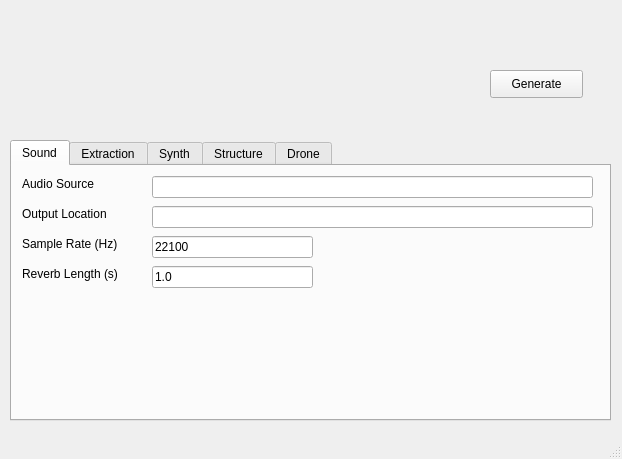
<?xml version="1.0" encoding="UTF-8"?>
<ui version="4.0">
 <class>MainWindow</class>
 <widget class="QMainWindow" name="MainWindow">
  <property name="geometry">
   <rect>
    <x>0</x>
    <y>0</y>
    <width>622</width>
    <height>459</height>
   </rect>
  </property>
  <property name="windowTitle">
   <string>SoundMusic</string>
  </property>
  <widget class="QWidget" name="centralwidget">
   <widget class="QLabel" name="label">
    <property name="geometry">
     <rect>
      <x>30</x>
      <y>20</y>
      <width>411</width>
      <height>111</height>
     </rect>
    </property>
    <property name="text">
     <string/>
    </property>
    <property name="pixmap">
     <pixmap>../docs/SoundMusic.png</pixmap>
    </property>
    <property name="scaledContents">
     <bool>true</bool>
    </property>
   </widget>
   <widget class="QTabWidget" name="tabWidget">
    <property name="geometry">
     <rect>
      <x>10</x>
      <y>140</y>
      <width>601</width>
      <height>281</height>
     </rect>
    </property>
    <property name="currentIndex">
     <number>0</number>
    </property>
    <widget class="QWidget" name="sound">
     <attribute name="title">
      <string>Sound</string>
     </attribute>
     <widget class="QLineEdit" name="eSampleRate">
      <property name="geometry">
       <rect>
        <x>140</x>
        <y>70</y>
        <width>161</width>
        <height>22</height>
       </rect>
      </property>
      <property name="text">
       <string>22100</string>
      </property>
      <property name="placeholderText">
       <string/>
      </property>
     </widget>
     <widget class="QLabel" name="label_2">
      <property name="geometry">
       <rect>
        <x>10</x>
        <y>70</y>
        <width>121</width>
        <height>16</height>
       </rect>
      </property>
      <property name="text">
       <string>Sample Rate (Hz)</string>
      </property>
     </widget>
     <widget class="QLabel" name="label_3">
      <property name="geometry">
       <rect>
        <x>10</x>
        <y>10</y>
        <width>121</width>
        <height>16</height>
       </rect>
      </property>
      <property name="text">
       <string>Audio Source</string>
      </property>
     </widget>
     <widget class="QLineEdit" name="eInput">
      <property name="geometry">
       <rect>
        <x>140</x>
        <y>10</y>
        <width>441</width>
        <height>22</height>
       </rect>
      </property>
      <property name="placeholderText">
       <string/>
      </property>
     </widget>
     <widget class="QLineEdit" name="eOutput">
      <property name="geometry">
       <rect>
        <x>140</x>
        <y>40</y>
        <width>441</width>
        <height>22</height>
       </rect>
      </property>
      <property name="text">
       <string/>
      </property>
      <property name="placeholderText">
       <string/>
      </property>
     </widget>
     <widget class="QLabel" name="label_4">
      <property name="geometry">
       <rect>
        <x>10</x>
        <y>40</y>
        <width>121</width>
        <height>16</height>
       </rect>
      </property>
      <property name="text">
       <string>Output Location</string>
      </property>
     </widget>
     <widget class="QLabel" name="label_5">
      <property name="geometry">
       <rect>
        <x>10</x>
        <y>100</y>
        <width>121</width>
        <height>16</height>
       </rect>
      </property>
      <property name="text">
       <string>Reverb Length (s)</string>
      </property>
     </widget>
     <widget class="QLineEdit" name="eVerbLen">
      <property name="geometry">
       <rect>
        <x>140</x>
        <y>100</y>
        <width>161</width>
        <height>22</height>
       </rect>
      </property>
      <property name="text">
       <string>1.0</string>
      </property>
      <property name="placeholderText">
       <string/>
      </property>
     </widget>
    </widget>
    <widget class="QWidget" name="extraction">
     <attribute name="title">
      <string>Extraction</string>
     </attribute>
     <widget class="QLineEdit" name="eMindB">
      <property name="geometry">
       <rect>
        <x>140</x>
        <y>10</y>
        <width>141</width>
        <height>22</height>
       </rect>
      </property>
      <property name="text">
       <string>0</string>
      </property>
      <property name="placeholderText">
       <string/>
      </property>
     </widget>
     <widget class="QLabel" name="label_6">
      <property name="geometry">
       <rect>
        <x>10</x>
        <y>10</y>
        <width>121</width>
        <height>16</height>
       </rect>
      </property>
      <property name="text">
       <string>Min dB</string>
      </property>
     </widget>
     <widget class="QLabel" name="label_7">
      <property name="geometry">
       <rect>
        <x>10</x>
        <y>40</y>
        <width>121</width>
        <height>16</height>
       </rect>
      </property>
      <property name="text">
       <string>Max dB</string>
      </property>
     </widget>
     <widget class="QLineEdit" name="eMaxdB">
      <property name="geometry">
       <rect>
        <x>140</x>
        <y>40</y>
        <width>141</width>
        <height>22</height>
       </rect>
      </property>
      <property name="text">
       <string>210</string>
      </property>
      <property name="placeholderText">
       <string/>
      </property>
     </widget>
     <widget class="QLabel" name="label_8">
      <property name="geometry">
       <rect>
        <x>10</x>
        <y>70</y>
        <width>121</width>
        <height>16</height>
       </rect>
      </property>
      <property name="text">
       <string>Min Length (s)</string>
      </property>
     </widget>
     <widget class="QLineEdit" name="eMinLen">
      <property name="geometry">
       <rect>
        <x>140</x>
        <y>70</y>
        <width>141</width>
        <height>22</height>
       </rect>
      </property>
      <property name="text">
       <string>0.5</string>
      </property>
      <property name="placeholderText">
       <string/>
      </property>
     </widget>
     <widget class="QLabel" name="label_9">
      <property name="geometry">
       <rect>
        <x>10</x>
        <y>100</y>
        <width>121</width>
        <height>16</height>
       </rect>
      </property>
      <property name="text">
       <string>Max Length (s)</string>
      </property>
     </widget>
     <widget class="QLineEdit" name="eMaxLen">
      <property name="geometry">
       <rect>
        <x>140</x>
        <y>100</y>
        <width>141</width>
        <height>22</height>
       </rect>
      </property>
      <property name="text">
       <string>5.0</string>
      </property>
      <property name="placeholderText">
       <string/>
      </property>
     </widget>
    </widget>
    <widget class="QWidget" name="synth">
     <attribute name="title">
      <string>Synth</string>
     </attribute>
     <widget class="QLabel" name="label_10">
      <property name="geometry">
       <rect>
        <x>10</x>
        <y>10</y>
        <width>121</width>
        <height>16</height>
       </rect>
      </property>
      <property name="text">
       <string>Generations</string>
      </property>
     </widget>
     <widget class="QLineEdit" name="eSynthGens">
      <property name="geometry">
       <rect>
        <x>140</x>
        <y>10</y>
        <width>141</width>
        <height>22</height>
       </rect>
      </property>
      <property name="text">
       <string>100</string>
      </property>
      <property name="placeholderText">
       <string/>
      </property>
     </widget>
     <widget class="QLabel" name="label_11">
      <property name="geometry">
       <rect>
        <x>10</x>
        <y>40</y>
        <width>121</width>
        <height>16</height>
       </rect>
      </property>
      <property name="text">
       <string>Population</string>
      </property>
     </widget>
     <widget class="QLineEdit" name="eSynthPop">
      <property name="geometry">
       <rect>
        <x>140</x>
        <y>40</y>
        <width>141</width>
        <height>22</height>
       </rect>
      </property>
      <property name="text">
       <string>20</string>
      </property>
      <property name="placeholderText">
       <string/>
      </property>
     </widget>
     <widget class="QLineEdit" name="eSynthElite">
      <property name="geometry">
       <rect>
        <x>140</x>
        <y>70</y>
        <width>141</width>
        <height>22</height>
       </rect>
      </property>
      <property name="text">
       <string>50</string>
      </property>
      <property name="placeholderText">
       <string/>
      </property>
     </widget>
     <widget class="QLabel" name="label_12">
      <property name="geometry">
       <rect>
        <x>10</x>
        <y>70</y>
        <width>121</width>
        <height>16</height>
       </rect>
      </property>
      <property name="text">
       <string>Elitism (%)</string>
      </property>
     </widget>
     <widget class="QLineEdit" name="eSynthMut">
      <property name="geometry">
       <rect>
        <x>140</x>
        <y>100</y>
        <width>141</width>
        <height>22</height>
       </rect>
      </property>
      <property name="text">
       <string>3</string>
      </property>
      <property name="placeholderText">
       <string/>
      </property>
     </widget>
     <widget class="QLabel" name="label_13">
      <property name="geometry">
       <rect>
        <x>10</x>
        <y>100</y>
        <width>121</width>
        <height>16</height>
       </rect>
      </property>
      <property name="text">
       <string>Average Mutations</string>
      </property>
     </widget>
     <widget class="QLineEdit" name="eSynthMutVar">
      <property name="geometry">
       <rect>
        <x>140</x>
        <y>130</y>
        <width>141</width>
        <height>22</height>
       </rect>
      </property>
      <property name="text">
       <string>5</string>
      </property>
      <property name="placeholderText">
       <string/>
      </property>
     </widget>
     <widget class="QLabel" name="label_14">
      <property name="geometry">
       <rect>
        <x>10</x>
        <y>130</y>
        <width>121</width>
        <height>16</height>
       </rect>
      </property>
      <property name="text">
       <string>Variance Mutations</string>
      </property>
     </widget>
     <widget class="QLabel" name="label_15">
      <property name="geometry">
       <rect>
        <x>10</x>
        <y>160</y>
        <width>121</width>
        <height>16</height>
       </rect>
      </property>
      <property name="text">
       <string>Cross Alpha (%)</string>
      </property>
     </widget>
     <widget class="QLineEdit" name="eSynthCross">
      <property name="geometry">
       <rect>
        <x>140</x>
        <y>160</y>
        <width>141</width>
        <height>22</height>
       </rect>
      </property>
      <property name="text">
       <string>30</string>
      </property>
      <property name="placeholderText">
       <string/>
      </property>
     </widget>
    </widget>
    <widget class="QWidget" name="structure">
     <attribute name="title">
      <string>Structure</string>
     </attribute>
     <widget class="QLabel" name="label_16">
      <property name="geometry">
       <rect>
        <x>10</x>
        <y>10</y>
        <width>121</width>
        <height>16</height>
       </rect>
      </property>
      <property name="text">
       <string>Frequency Eps (Hz)</string>
      </property>
     </widget>
     <widget class="QLineEdit" name="eFreqEps">
      <property name="geometry">
       <rect>
        <x>140</x>
        <y>10</y>
        <width>141</width>
        <height>22</height>
       </rect>
      </property>
      <property name="text">
       <string>2</string>
      </property>
      <property name="placeholderText">
       <string/>
      </property>
     </widget>
     <widget class="QLabel" name="label_17">
      <property name="geometry">
       <rect>
        <x>10</x>
        <y>40</y>
        <width>121</width>
        <height>16</height>
       </rect>
      </property>
      <property name="text">
       <string>Magnitude Eps</string>
      </property>
     </widget>
     <widget class="QLineEdit" name="eMagEps">
      <property name="geometry">
       <rect>
        <x>140</x>
        <y>40</y>
        <width>141</width>
        <height>22</height>
       </rect>
      </property>
      <property name="text">
       <string>0.1</string>
      </property>
      <property name="placeholderText">
       <string/>
      </property>
     </widget>
     <widget class="QLabel" name="label_18">
      <property name="geometry">
       <rect>
        <x>10</x>
        <y>70</y>
        <width>121</width>
        <height>16</height>
       </rect>
      </property>
      <property name="text">
       <string>Duration Eps (s)</string>
      </property>
     </widget>
     <widget class="QLineEdit" name="eDurEps">
      <property name="geometry">
       <rect>
        <x>140</x>
        <y>70</y>
        <width>141</width>
        <height>22</height>
       </rect>
      </property>
      <property name="text">
       <string>0.1</string>
      </property>
      <property name="placeholderText">
       <string/>
      </property>
     </widget>
     <widget class="QLineEdit" name="eTimeVar">
      <property name="geometry">
       <rect>
        <x>140</x>
        <y>100</y>
        <width>141</width>
        <height>22</height>
       </rect>
      </property>
      <property name="text">
       <string>1.0</string>
      </property>
      <property name="placeholderText">
       <string/>
      </property>
     </widget>
     <widget class="QLabel" name="label_19">
      <property name="geometry">
       <rect>
        <x>10</x>
        <y>100</y>
        <width>121</width>
        <height>16</height>
       </rect>
      </property>
      <property name="text">
       <string>Time Variance (s)</string>
      </property>
     </widget>
     <widget class="QLabel" name="label_20">
      <property name="geometry">
       <rect>
        <x>10</x>
        <y>130</y>
        <width>121</width>
        <height>16</height>
       </rect>
      </property>
      <property name="text">
       <string>Min Size</string>
      </property>
     </widget>
     <widget class="QLineEdit" name="eMinStructSize">
      <property name="geometry">
       <rect>
        <x>140</x>
        <y>130</y>
        <width>141</width>
        <height>22</height>
       </rect>
      </property>
      <property name="text">
       <string>5</string>
      </property>
      <property name="placeholderText">
       <string/>
      </property>
     </widget>
     <widget class="QLineEdit" name="eMaxStructSize">
      <property name="geometry">
       <rect>
        <x>140</x>
        <y>160</y>
        <width>141</width>
        <height>22</height>
       </rect>
      </property>
      <property name="text">
       <string>20</string>
      </property>
      <property name="placeholderText">
       <string/>
      </property>
     </widget>
     <widget class="QLabel" name="label_21">
      <property name="geometry">
       <rect>
        <x>10</x>
        <y>160</y>
        <width>121</width>
        <height>16</height>
       </rect>
      </property>
      <property name="text">
       <string>Max Size</string>
      </property>
     </widget>
     <widget class="QLineEdit" name="eSongLen">
      <property name="geometry">
       <rect>
        <x>140</x>
        <y>190</y>
        <width>141</width>
        <height>22</height>
       </rect>
      </property>
      <property name="text">
       <string>90</string>
      </property>
      <property name="placeholderText">
       <string/>
      </property>
     </widget>
     <widget class="QLabel" name="label_22">
      <property name="geometry">
       <rect>
        <x>10</x>
        <y>190</y>
        <width>121</width>
        <height>16</height>
       </rect>
      </property>
      <property name="text">
       <string>Piece Length (s)</string>
      </property>
     </widget>
     <widget class="QLineEdit" name="eStructPop">
      <property name="geometry">
       <rect>
        <x>440</x>
        <y>10</y>
        <width>141</width>
        <height>22</height>
       </rect>
      </property>
      <property name="text">
       <string>10</string>
      </property>
      <property name="placeholderText">
       <string/>
      </property>
     </widget>
     <widget class="QLabel" name="label_23">
      <property name="geometry">
       <rect>
        <x>310</x>
        <y>10</y>
        <width>121</width>
        <height>16</height>
       </rect>
      </property>
      <property name="text">
       <string>Population</string>
      </property>
     </widget>
     <widget class="QLineEdit" name="eStructGens">
      <property name="geometry">
       <rect>
        <x>440</x>
        <y>40</y>
        <width>141</width>
        <height>22</height>
       </rect>
      </property>
      <property name="text">
       <string>5</string>
      </property>
      <property name="placeholderText">
       <string/>
      </property>
     </widget>
     <widget class="QLabel" name="label_24">
      <property name="geometry">
       <rect>
        <x>310</x>
        <y>40</y>
        <width>121</width>
        <height>16</height>
       </rect>
      </property>
      <property name="text">
       <string>Generations</string>
      </property>
     </widget>
     <widget class="QLineEdit" name="eStructElite">
      <property name="geometry">
       <rect>
        <x>440</x>
        <y>70</y>
        <width>141</width>
        <height>22</height>
       </rect>
      </property>
      <property name="text">
       <string>50</string>
      </property>
      <property name="placeholderText">
       <string/>
      </property>
     </widget>
     <widget class="QLabel" name="label_25">
      <property name="geometry">
       <rect>
        <x>310</x>
        <y>70</y>
        <width>121</width>
        <height>16</height>
       </rect>
      </property>
      <property name="text">
       <string>Elitism (%)</string>
      </property>
     </widget>
     <widget class="QLineEdit" name="eEmbryo">
      <property name="geometry">
       <rect>
        <x>440</x>
        <y>100</y>
        <width>141</width>
        <height>22</height>
       </rect>
      </property>
      <property name="text">
       <string>[1,0,1]</string>
      </property>
      <property name="placeholderText">
       <string/>
      </property>
     </widget>
     <widget class="QLabel" name="label_26">
      <property name="geometry">
       <rect>
        <x>310</x>
        <y>100</y>
        <width>121</width>
        <height>16</height>
       </rect>
      </property>
      <property name="text">
       <string>Axiom</string>
      </property>
     </widget>
     <widget class="QLabel" name="label_27">
      <property name="geometry">
       <rect>
        <x>310</x>
        <y>130</y>
        <width>121</width>
        <height>16</height>
       </rect>
      </property>
      <property name="text">
       <string>Complexity</string>
      </property>
     </widget>
     <widget class="QLineEdit" name="eComplexity">
      <property name="geometry">
       <rect>
        <x>440</x>
        <y>130</y>
        <width>141</width>
        <height>22</height>
       </rect>
      </property>
      <property name="text">
       <string>3</string>
      </property>
      <property name="placeholderText">
       <string/>
      </property>
     </widget>
     <widget class="QLabel" name="label_28">
      <property name="geometry">
       <rect>
        <x>310</x>
        <y>160</y>
        <width>121</width>
        <height>16</height>
       </rect>
      </property>
      <property name="text">
       <string>Grammar Passes</string>
      </property>
     </widget>
     <widget class="QLineEdit" name="eGPasses">
      <property name="geometry">
       <rect>
        <x>440</x>
        <y>160</y>
        <width>141</width>
        <height>22</height>
       </rect>
      </property>
      <property name="text">
       <string>5</string>
      </property>
      <property name="placeholderText">
       <string/>
      </property>
     </widget>
     <widget class="QLabel" name="label_29">
      <property name="geometry">
       <rect>
        <x>310</x>
        <y>190</y>
        <width>121</width>
        <height>16</height>
       </rect>
      </property>
      <property name="text">
       <string>Rule Step</string>
      </property>
     </widget>
     <widget class="QLineEdit" name="eRuleStep">
      <property name="geometry">
       <rect>
        <x>440</x>
        <y>190</y>
        <width>141</width>
        <height>22</height>
       </rect>
      </property>
      <property name="text">
       <string>3</string>
      </property>
      <property name="placeholderText">
       <string/>
      </property>
     </widget>
    </widget>
    <widget class="QWidget" name="drone">
     <attribute name="title">
      <string>Drone</string>
     </attribute>
     <widget class="QLabel" name="label_30">
      <property name="geometry">
       <rect>
        <x>10</x>
        <y>10</y>
        <width>121</width>
        <height>16</height>
       </rect>
      </property>
      <property name="text">
       <string>Resolution</string>
      </property>
     </widget>
     <widget class="QLineEdit" name="eDroneRes">
      <property name="geometry">
       <rect>
        <x>140</x>
        <y>10</y>
        <width>141</width>
        <height>22</height>
       </rect>
      </property>
      <property name="text">
       <string>10</string>
      </property>
      <property name="placeholderText">
       <string/>
      </property>
     </widget>
     <widget class="QLineEdit" name="eDroneMinFreq">
      <property name="geometry">
       <rect>
        <x>140</x>
        <y>40</y>
        <width>141</width>
        <height>22</height>
       </rect>
      </property>
      <property name="text">
       <string>10</string>
      </property>
      <property name="placeholderText">
       <string/>
      </property>
     </widget>
     <widget class="QLabel" name="label_31">
      <property name="geometry">
       <rect>
        <x>10</x>
        <y>40</y>
        <width>121</width>
        <height>16</height>
       </rect>
      </property>
      <property name="text">
       <string>Min Frequency (Hz)</string>
      </property>
     </widget>
     <widget class="QLineEdit" name="eDroneMaxFreq">
      <property name="geometry">
       <rect>
        <x>140</x>
        <y>70</y>
        <width>141</width>
        <height>22</height>
       </rect>
      </property>
      <property name="text">
       <string>1000</string>
      </property>
      <property name="placeholderText">
       <string/>
      </property>
     </widget>
     <widget class="QLabel" name="label_32">
      <property name="geometry">
       <rect>
        <x>10</x>
        <y>70</y>
        <width>121</width>
        <height>16</height>
       </rect>
      </property>
      <property name="text">
       <string>Max Frequency (Hz)</string>
      </property>
     </widget>
     <widget class="QLineEdit" name="eDroneMaxLowFreq">
      <property name="geometry">
       <rect>
        <x>140</x>
        <y>100</y>
        <width>141</width>
        <height>22</height>
       </rect>
      </property>
      <property name="text">
       <string>0.2</string>
      </property>
      <property name="placeholderText">
       <string/>
      </property>
     </widget>
     <widget class="QLabel" name="label_33">
      <property name="geometry">
       <rect>
        <x>10</x>
        <y>100</y>
        <width>121</width>
        <height>16</height>
       </rect>
      </property>
      <property name="text">
       <string>Max Low Freq (Hz)</string>
      </property>
     </widget>
     <widget class="QLineEdit" name="eDroneMinSampleDur">
      <property name="geometry">
       <rect>
        <x>140</x>
        <y>130</y>
        <width>141</width>
        <height>22</height>
       </rect>
      </property>
      <property name="text">
       <string>0.2</string>
      </property>
      <property name="placeholderText">
       <string/>
      </property>
     </widget>
     <widget class="QLabel" name="label_34">
      <property name="geometry">
       <rect>
        <x>10</x>
        <y>130</y>
        <width>121</width>
        <height>16</height>
       </rect>
      </property>
      <property name="text">
       <string>Min Sample Dur (s)</string>
      </property>
     </widget>
     <widget class="QLineEdit" name="eDroneMaxSampleDur">
      <property name="geometry">
       <rect>
        <x>140</x>
        <y>160</y>
        <width>141</width>
        <height>22</height>
       </rect>
      </property>
      <property name="text">
       <string>0.5</string>
      </property>
      <property name="placeholderText">
       <string/>
      </property>
     </widget>
     <widget class="QLabel" name="label_35">
      <property name="geometry">
       <rect>
        <x>10</x>
        <y>160</y>
        <width>121</width>
        <height>16</height>
       </rect>
      </property>
      <property name="text">
       <string>Max Sample Dur (s)</string>
      </property>
     </widget>
     <widget class="QLineEdit" name="eDronePop">
      <property name="geometry">
       <rect>
        <x>140</x>
        <y>190</y>
        <width>141</width>
        <height>22</height>
       </rect>
      </property>
      <property name="text">
       <string>10</string>
      </property>
      <property name="placeholderText">
       <string/>
      </property>
     </widget>
     <widget class="QLabel" name="label_36">
      <property name="geometry">
       <rect>
        <x>10</x>
        <y>190</y>
        <width>121</width>
        <height>16</height>
       </rect>
      </property>
      <property name="text">
       <string>Population</string>
      </property>
     </widget>
     <widget class="QLineEdit" name="eDroneGens">
      <property name="geometry">
       <rect>
        <x>140</x>
        <y>220</y>
        <width>141</width>
        <height>22</height>
       </rect>
      </property>
      <property name="text">
       <string>100</string>
      </property>
      <property name="placeholderText">
       <string/>
      </property>
     </widget>
     <widget class="QLabel" name="label_37">
      <property name="geometry">
       <rect>
        <x>10</x>
        <y>220</y>
        <width>121</width>
        <height>16</height>
       </rect>
      </property>
      <property name="text">
       <string>Generations</string>
      </property>
     </widget>
     <widget class="QLineEdit" name="eDroneElitism">
      <property name="geometry">
       <rect>
        <x>440</x>
        <y>10</y>
        <width>141</width>
        <height>22</height>
       </rect>
      </property>
      <property name="text">
       <string>50</string>
      </property>
      <property name="placeholderText">
       <string/>
      </property>
     </widget>
     <widget class="QLabel" name="label_38">
      <property name="geometry">
       <rect>
        <x>310</x>
        <y>10</y>
        <width>121</width>
        <height>16</height>
       </rect>
      </property>
      <property name="text">
       <string>Elitism (%)</string>
      </property>
     </widget>
     <widget class="QLineEdit" name="eDroneMuts">
      <property name="geometry">
       <rect>
        <x>440</x>
        <y>40</y>
        <width>141</width>
        <height>22</height>
       </rect>
      </property>
      <property name="text">
       <string>5</string>
      </property>
      <property name="placeholderText">
       <string/>
      </property>
     </widget>
     <widget class="QLabel" name="label_39">
      <property name="geometry">
       <rect>
        <x>310</x>
        <y>40</y>
        <width>121</width>
        <height>16</height>
       </rect>
      </property>
      <property name="text">
       <string>Average Mutations</string>
      </property>
     </widget>
     <widget class="QLineEdit" name="eDroneMutsVar">
      <property name="geometry">
       <rect>
        <x>440</x>
        <y>70</y>
        <width>141</width>
        <height>22</height>
       </rect>
      </property>
      <property name="text">
       <string>5</string>
      </property>
      <property name="placeholderText">
       <string/>
      </property>
     </widget>
     <widget class="QLabel" name="label_40">
      <property name="geometry">
       <rect>
        <x>310</x>
        <y>70</y>
        <width>121</width>
        <height>16</height>
       </rect>
      </property>
      <property name="text">
       <string>Mutation Variance</string>
      </property>
     </widget>
     <widget class="QLineEdit" name="eDroneSampleDur">
      <property name="geometry">
       <rect>
        <x>440</x>
        <y>100</y>
        <width>141</width>
        <height>22</height>
       </rect>
      </property>
      <property name="text">
       <string>10</string>
      </property>
      <property name="placeholderText">
       <string/>
      </property>
     </widget>
     <widget class="QLabel" name="label_41">
      <property name="geometry">
       <rect>
        <x>310</x>
        <y>100</y>
        <width>121</width>
        <height>16</height>
       </rect>
      </property>
      <property name="text">
       <string>Sample Duration (s)</string>
      </property>
     </widget>
     <widget class="QLineEdit" name="eMaxDroneDur">
      <property name="geometry">
       <rect>
        <x>440</x>
        <y>130</y>
        <width>141</width>
        <height>22</height>
       </rect>
      </property>
      <property name="text">
       <string>20</string>
      </property>
      <property name="placeholderText">
       <string/>
      </property>
     </widget>
     <widget class="QLabel" name="label_42">
      <property name="geometry">
       <rect>
        <x>310</x>
        <y>130</y>
        <width>121</width>
        <height>16</height>
       </rect>
      </property>
      <property name="text">
       <string>Max Drone Dur (s)</string>
      </property>
     </widget>
     <widget class="QLineEdit" name="eMinDroneDur">
      <property name="geometry">
       <rect>
        <x>440</x>
        <y>160</y>
        <width>141</width>
        <height>22</height>
       </rect>
      </property>
      <property name="text">
       <string>5</string>
      </property>
      <property name="placeholderText">
       <string/>
      </property>
     </widget>
     <widget class="QLabel" name="label_43">
      <property name="geometry">
       <rect>
        <x>310</x>
        <y>160</y>
        <width>121</width>
        <height>16</height>
       </rect>
      </property>
      <property name="text">
       <string>Min Drone Dur (s)</string>
      </property>
     </widget>
     <widget class="QLineEdit" name="eSwell">
      <property name="geometry">
       <rect>
        <x>440</x>
        <y>190</y>
        <width>141</width>
        <height>22</height>
       </rect>
      </property>
      <property name="text">
       <string>10</string>
      </property>
      <property name="placeholderText">
       <string/>
      </property>
     </widget>
     <widget class="QLabel" name="label_44">
      <property name="geometry">
       <rect>
        <x>310</x>
        <y>190</y>
        <width>121</width>
        <height>16</height>
       </rect>
      </property>
      <property name="text">
       <string>Swell (%)</string>
      </property>
     </widget>
    </widget>
   </widget>
   <widget class="QPushButton" name="pushButton">
    <property name="geometry">
     <rect>
      <x>490</x>
      <y>70</y>
      <width>93</width>
      <height>28</height>
     </rect>
    </property>
    <property name="text">
     <string>Generate</string>
    </property>
   </widget>
  </widget>
  <widget class="QStatusBar" name="statusbar"/>
 </widget>
 <resources/>
 <connections/>
</ui>
